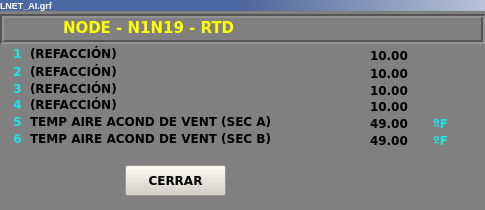
<?xml version="1.0" encoding="UTF-8"?>
<ui version="4.0">
 <class>LNET_Al7</class>
 <widget class="QWidget" name="LNET_Al7">
  <property name="geometry">
   <rect>
    <x>0</x>
    <y>0</y>
    <width>485</width>
    <height>210</height>
   </rect>
  </property>
  <property name="minimumSize">
   <size>
    <width>485</width>
    <height>210</height>
   </size>
  </property>
  <property name="maximumSize">
   <size>
    <width>485</width>
    <height>210</height>
   </size>
  </property>
  <property name="windowTitle">
   <string>LNET_Al7</string>
  </property>
  <property name="styleSheet">
   <string notr="true">background-color: rgb(128, 128, 128);</string>
  </property>
  <widget class="QFrame" name="frame_2">
   <property name="geometry">
    <rect>
     <x>0</x>
     <y>0</y>
     <width>485</width>
     <height>11</height>
    </rect>
   </property>
   <property name="styleSheet">
    <string notr="true">background-color: qlineargradient(spread:pad, x1:0, y1:0, x2:1, y2:0, stop:0 rgba(43, 71, 134, 255), stop:1 rgba(255, 255, 255, 255));</string>
   </property>
   <property name="frameShape">
    <enum>QFrame::Panel</enum>
   </property>
   <property name="frameShadow">
    <enum>QFrame::Raised</enum>
   </property>
   <property name="lineWidth">
    <number>0</number>
   </property>
   <widget class="QLabel" name="lbLnetT">
    <property name="geometry">
     <rect>
      <x>0</x>
      <y>0</y>
      <width>81</width>
      <height>12</height>
     </rect>
    </property>
    <property name="font">
     <font>
      <pointsize>5</pointsize>
      <weight>75</weight>
      <bold>true</bold>
     </font>
    </property>
    <property name="styleSheet">
     <string notr="true">background-color: rgb(73, 105, 160);</string>
    </property>
    <property name="text">
     <string>&lt;!DOCTYPE HTML PUBLIC &quot;-//W3C//DTD HTML 4.0//EN&quot; &quot;http://www.w3.org/TR/REC-html40/strict.dtd&quot;&gt;
&lt;html&gt;&lt;head&gt;&lt;meta name=&quot;qrichtext&quot; content=&quot;1&quot; /&gt;&lt;style type=&quot;text/css&quot;&gt;
p, li { white-space: pre-wrap; }
&lt;/style&gt;&lt;/head&gt;&lt;body style=&quot; font-family:'MS Shell Dlg 2'; font-size:5pt; font-weight:600; font-style:normal;&quot;&gt;
&lt;p style=&quot; margin-top:0px; margin-bottom:0px; margin-left:0px; margin-right:0px; -qt-block-indent:0; text-indent:0px;&quot;&gt;&lt;span style=&quot; font-size:7pt; color:#ffffff;&quot;&gt;LNET_AI.grf&lt;/span&gt;&lt;/p&gt;&lt;/body&gt;&lt;/html&gt;</string>
    </property>
   </widget>
   <widget class="QFrame" name="frame_3">
    <property name="geometry">
     <rect>
      <x>80</x>
      <y>0</y>
      <width>485</width>
      <height>11</height>
     </rect>
    </property>
    <property name="styleSheet">
     <string notr="true">background-color: qlineargradient(spread:pad, x1:0, y1:0, x2:1, y2:0, stop:0 rgba(43, 71, 134, 255), stop:1 rgba(255, 255, 255, 255));</string>
    </property>
    <property name="frameShape">
     <enum>QFrame::Panel</enum>
    </property>
    <property name="frameShadow">
     <enum>QFrame::Raised</enum>
    </property>
    <property name="lineWidth">
     <number>0</number>
    </property>
    <widget class="QLabel" name="lbLnetT_2">
     <property name="geometry">
      <rect>
       <x>0</x>
       <y>0</y>
       <width>81</width>
       <height>20</height>
      </rect>
     </property>
     <property name="font">
      <font>
       <pointsize>5</pointsize>
       <weight>75</weight>
       <bold>true</bold>
      </font>
     </property>
     <property name="styleSheet">
      <string notr="true">background-color: rgb(73, 105, 160);</string>
     </property>
     <property name="text">
      <string>&lt;!DOCTYPE HTML PUBLIC &quot;-//W3C//DTD HTML 4.0//EN&quot; &quot;http://www.w3.org/TR/REC-html40/strict.dtd&quot;&gt;
&lt;html&gt;&lt;head&gt;&lt;meta name=&quot;qrichtext&quot; content=&quot;1&quot; /&gt;&lt;style type=&quot;text/css&quot;&gt;
p, li { white-space: pre-wrap; }
&lt;/style&gt;&lt;/head&gt;&lt;body style=&quot; font-family:'MS Shell Dlg 2'; font-size:5pt; font-weight:600; font-style:normal;&quot;&gt;
&lt;p style=&quot;-qt-paragraph-type:empty; margin-top:0px; margin-bottom:0px; margin-left:0px; margin-right:0px; -qt-block-indent:0; text-indent:0px;&quot;&gt;&lt;/p&gt;&lt;/body&gt;&lt;/html&gt;</string>
     </property>
    </widget>
    <widget class="QFrame" name="frame_4">
     <property name="geometry">
      <rect>
       <x>10</x>
       <y>10</y>
       <width>485</width>
       <height>11</height>
      </rect>
     </property>
     <property name="styleSheet">
      <string notr="true">background-color: qlineargradient(spread:pad, x1:0, y1:0, x2:1, y2:0, stop:0 rgba(43, 71, 134, 255), stop:1 rgba(255, 255, 255, 255));</string>
     </property>
     <property name="frameShape">
      <enum>QFrame::Panel</enum>
     </property>
     <property name="frameShadow">
      <enum>QFrame::Raised</enum>
     </property>
     <property name="lineWidth">
      <number>0</number>
     </property>
     <widget class="QLabel" name="lbLnetT_3">
      <property name="geometry">
       <rect>
        <x>0</x>
        <y>0</y>
        <width>81</width>
        <height>20</height>
       </rect>
      </property>
      <property name="font">
       <font>
        <pointsize>5</pointsize>
        <weight>75</weight>
        <bold>true</bold>
       </font>
      </property>
      <property name="styleSheet">
       <string notr="true">background-color: rgb(73, 105, 160);</string>
      </property>
      <property name="text">
       <string>&lt;!DOCTYPE HTML PUBLIC &quot;-//W3C//DTD HTML 4.0//EN&quot; &quot;http://www.w3.org/TR/REC-html40/strict.dtd&quot;&gt;
&lt;html&gt;&lt;head&gt;&lt;meta name=&quot;qrichtext&quot; content=&quot;1&quot; /&gt;&lt;style type=&quot;text/css&quot;&gt;
p, li { white-space: pre-wrap; }
&lt;/style&gt;&lt;/head&gt;&lt;body style=&quot; font-family:'MS Shell Dlg 2'; font-size:5pt; font-weight:600; font-style:normal;&quot;&gt;
&lt;p style=&quot;-qt-paragraph-type:empty; margin-top:0px; margin-bottom:0px; margin-left:0px; margin-right:0px; -qt-block-indent:0; text-indent:0px;&quot;&gt;&lt;/p&gt;&lt;/body&gt;&lt;/html&gt;</string>
      </property>
     </widget>
    </widget>
    <widget class="QFrame" name="frame_5">
     <property name="geometry">
      <rect>
       <x>80</x>
       <y>0</y>
       <width>485</width>
       <height>11</height>
      </rect>
     </property>
     <property name="styleSheet">
      <string notr="true">background-color: qlineargradient(spread:pad, x1:0, y1:0, x2:1, y2:0, stop:0 rgba(43, 71, 134, 255), stop:1 rgba(255, 255, 255, 255));</string>
     </property>
     <property name="frameShape">
      <enum>QFrame::Panel</enum>
     </property>
     <property name="frameShadow">
      <enum>QFrame::Raised</enum>
     </property>
     <property name="lineWidth">
      <number>0</number>
     </property>
     <widget class="QLabel" name="lbLnetT_4">
      <property name="geometry">
       <rect>
        <x>0</x>
        <y>0</y>
        <width>81</width>
        <height>20</height>
       </rect>
      </property>
      <property name="font">
       <font>
        <pointsize>5</pointsize>
        <weight>75</weight>
        <bold>true</bold>
       </font>
      </property>
      <property name="styleSheet">
       <string notr="true">background-color: rgb(73, 105, 160);</string>
      </property>
      <property name="text">
       <string>&lt;!DOCTYPE HTML PUBLIC &quot;-//W3C//DTD HTML 4.0//EN&quot; &quot;http://www.w3.org/TR/REC-html40/strict.dtd&quot;&gt;
&lt;html&gt;&lt;head&gt;&lt;meta name=&quot;qrichtext&quot; content=&quot;1&quot; /&gt;&lt;style type=&quot;text/css&quot;&gt;
p, li { white-space: pre-wrap; }
&lt;/style&gt;&lt;/head&gt;&lt;body style=&quot; font-family:'MS Shell Dlg 2'; font-size:5pt; font-weight:600; font-style:normal;&quot;&gt;
&lt;p style=&quot;-qt-paragraph-type:empty; margin-top:0px; margin-bottom:0px; margin-left:0px; margin-right:0px; -qt-block-indent:0; text-indent:0px;&quot;&gt;&lt;/p&gt;&lt;/body&gt;&lt;/html&gt;</string>
      </property>
     </widget>
     <widget class="QFrame" name="frame_6">
      <property name="geometry">
       <rect>
        <x>10</x>
        <y>10</y>
        <width>485</width>
        <height>11</height>
       </rect>
      </property>
      <property name="styleSheet">
       <string notr="true">background-color: qlineargradient(spread:pad, x1:0, y1:0, x2:1, y2:0, stop:0 rgba(43, 71, 134, 255), stop:1 rgba(255, 255, 255, 255));</string>
      </property>
      <property name="frameShape">
       <enum>QFrame::Panel</enum>
      </property>
      <property name="frameShadow">
       <enum>QFrame::Raised</enum>
      </property>
      <property name="lineWidth">
       <number>0</number>
      </property>
      <widget class="QLabel" name="lbLnetT_5">
       <property name="geometry">
        <rect>
         <x>0</x>
         <y>0</y>
         <width>81</width>
         <height>20</height>
        </rect>
       </property>
       <property name="font">
        <font>
         <pointsize>5</pointsize>
         <weight>75</weight>
         <bold>true</bold>
        </font>
       </property>
       <property name="styleSheet">
        <string notr="true">background-color: rgb(73, 105, 160);</string>
       </property>
       <property name="text">
        <string>&lt;!DOCTYPE HTML PUBLIC &quot;-//W3C//DTD HTML 4.0//EN&quot; &quot;http://www.w3.org/TR/REC-html40/strict.dtd&quot;&gt;
&lt;html&gt;&lt;head&gt;&lt;meta name=&quot;qrichtext&quot; content=&quot;1&quot; /&gt;&lt;style type=&quot;text/css&quot;&gt;
p, li { white-space: pre-wrap; }
&lt;/style&gt;&lt;/head&gt;&lt;body style=&quot; font-family:'MS Shell Dlg 2'; font-size:5pt; font-weight:600; font-style:normal;&quot;&gt;
&lt;p style=&quot;-qt-paragraph-type:empty; margin-top:0px; margin-bottom:0px; margin-left:0px; margin-right:0px; -qt-block-indent:0; text-indent:0px;&quot;&gt;&lt;/p&gt;&lt;/body&gt;&lt;/html&gt;</string>
       </property>
      </widget>
     </widget>
    </widget>
    <widget class="QLabel" name="lbNodRTD_2">
     <property name="geometry">
      <rect>
       <x>63</x>
       <y>18</y>
       <width>400</width>
       <height>20</height>
      </rect>
     </property>
     <property name="font">
      <font>
       <family>Verdana</family>
       <pointsize>11</pointsize>
       <weight>75</weight>
       <bold>true</bold>
      </font>
     </property>
     <property name="styleSheet">
      <string notr="true">color: rgb(255, 255, 0);</string>
     </property>
     <property name="text">
      <string>NODE - N1N19 - RTD</string>
     </property>
    </widget>
    <widget class="QFrame" name="frame_7">
     <property name="geometry">
      <rect>
       <x>0</x>
       <y>14</y>
       <width>485</width>
       <height>30</height>
      </rect>
     </property>
     <property name="styleSheet">
      <string notr="true">border-color: rgb(255, 255, 255);</string>
     </property>
     <property name="frameShape">
      <enum>QFrame::Box</enum>
     </property>
     <property name="frameShadow">
      <enum>QFrame::Sunken</enum>
     </property>
     <property name="lineWidth">
      <number>2</number>
     </property>
    </widget>
   </widget>
   <widget class="QLabel" name="lbLnetT_6">
    <property name="geometry">
     <rect>
      <x>0</x>
      <y>0</y>
      <width>81</width>
      <height>12</height>
     </rect>
    </property>
    <property name="font">
     <font>
      <pointsize>5</pointsize>
      <weight>75</weight>
      <bold>true</bold>
     </font>
    </property>
    <property name="styleSheet">
     <string notr="true">background-color: rgb(73, 105, 160);</string>
    </property>
    <property name="text">
     <string>&lt;!DOCTYPE HTML PUBLIC &quot;-//W3C//DTD HTML 4.0//EN&quot; &quot;http://www.w3.org/TR/REC-html40/strict.dtd&quot;&gt;
&lt;html&gt;&lt;head&gt;&lt;meta name=&quot;qrichtext&quot; content=&quot;1&quot; /&gt;&lt;style type=&quot;text/css&quot;&gt;
p, li { white-space: pre-wrap; }
&lt;/style&gt;&lt;/head&gt;&lt;body style=&quot; font-family:'MS Shell Dlg 2'; font-size:5pt; font-weight:600; font-style:normal;&quot;&gt;
&lt;p style=&quot; margin-top:0px; margin-bottom:0px; margin-left:0px; margin-right:0px; -qt-block-indent:0; text-indent:0px;&quot;&gt;&lt;span style=&quot; font-size:7pt; color:#ffffff;&quot;&gt;LNET_AI.grf&lt;/span&gt;&lt;/p&gt;&lt;/body&gt;&lt;/html&gt;</string>
    </property>
   </widget>
  </widget>
  <widget class="QFrame" name="frame">
   <property name="geometry">
    <rect>
     <x>0</x>
     <y>14</y>
     <width>485</width>
     <height>30</height>
    </rect>
   </property>
   <property name="styleSheet">
    <string notr="true">border-color: rgb(255, 255, 255);</string>
   </property>
   <property name="frameShape">
    <enum>QFrame::Box</enum>
   </property>
   <property name="frameShadow">
    <enum>QFrame::Sunken</enum>
   </property>
   <property name="lineWidth">
    <number>2</number>
   </property>
  </widget>
  <widget class="QLabel" name="lbNodRTD">
   <property name="geometry">
    <rect>
     <x>63</x>
     <y>18</y>
     <width>400</width>
     <height>20</height>
    </rect>
   </property>
   <property name="font">
    <font>
     <family>Verdana</family>
     <pointsize>11</pointsize>
     <weight>75</weight>
     <bold>true</bold>
    </font>
   </property>
   <property name="styleSheet">
    <string notr="true">color: rgb(255, 255, 0);</string>
   </property>
   <property name="text">
    <string>NODE - N1N19 - RTD</string>
   </property>
  </widget>
  <widget class="QLabel" name="lbNodeT_1">
   <property name="geometry">
    <rect>
     <x>30</x>
     <y>45</y>
     <width>340</width>
     <height>16</height>
    </rect>
   </property>
   <property name="font">
    <font>
     <family>Verdana</family>
     <weight>75</weight>
     <bold>true</bold>
    </font>
   </property>
   <property name="text">
    <string>(REFACCIÓN)</string>
   </property>
  </widget>
  <widget class="QLabel" name="lbNode_1">
   <property name="geometry">
    <rect>
     <x>370</x>
     <y>45</y>
     <width>61</width>
     <height>20</height>
    </rect>
   </property>
   <property name="font">
    <font>
     <family>Verdana</family>
     <weight>75</weight>
     <bold>true</bold>
    </font>
   </property>
   <property name="layoutDirection">
    <enum>Qt::RightToLeft</enum>
   </property>
   <property name="text">
    <string>10.00</string>
   </property>
  </widget>
  <widget class="QLabel" name="lbNumNode_1">
   <property name="geometry">
    <rect>
     <x>7</x>
     <y>45</y>
     <width>21</width>
     <height>16</height>
    </rect>
   </property>
   <property name="font">
    <font>
     <family>Verdana</family>
     <weight>75</weight>
     <bold>true</bold>
    </font>
   </property>
   <property name="styleSheet">
    <string notr="true">color: rgb(22, 232, 232);</string>
   </property>
   <property name="text">
    <string>1</string>
   </property>
   <property name="alignment">
    <set>Qt::AlignCenter</set>
   </property>
  </widget>
  <widget class="QLabel" name="lbNodeU_1">
   <property name="geometry">
    <rect>
     <x>433</x>
     <y>45</y>
     <width>35</width>
     <height>20</height>
    </rect>
   </property>
   <property name="font">
    <font>
     <family>Verdana</family>
     <weight>75</weight>
     <bold>true</bold>
    </font>
   </property>
   <property name="styleSheet">
    <string notr="true">color: rgb(22, 232, 232);</string>
   </property>
   <property name="text">
    <string/>
   </property>
  </widget>
  <widget class="QLabel" name="lbNumNode_2">
   <property name="geometry">
    <rect>
     <x>7</x>
     <y>63</y>
     <width>21</width>
     <height>16</height>
    </rect>
   </property>
   <property name="font">
    <font>
     <family>Verdana</family>
     <weight>75</weight>
     <bold>true</bold>
    </font>
   </property>
   <property name="styleSheet">
    <string notr="true">color: rgb(22, 232, 232);</string>
   </property>
   <property name="text">
    <string>2</string>
   </property>
   <property name="alignment">
    <set>Qt::AlignCenter</set>
   </property>
  </widget>
  <widget class="QLabel" name="lbNodeU_2">
   <property name="geometry">
    <rect>
     <x>433</x>
     <y>63</y>
     <width>35</width>
     <height>20</height>
    </rect>
   </property>
   <property name="font">
    <font>
     <family>Verdana</family>
     <weight>75</weight>
     <bold>true</bold>
    </font>
   </property>
   <property name="styleSheet">
    <string notr="true">color: rgb(22, 232, 232);</string>
   </property>
   <property name="text">
    <string/>
   </property>
  </widget>
  <widget class="QLabel" name="lbNodeT_2">
   <property name="geometry">
    <rect>
     <x>30</x>
     <y>63</y>
     <width>340</width>
     <height>16</height>
    </rect>
   </property>
   <property name="font">
    <font>
     <family>Verdana</family>
     <weight>75</weight>
     <bold>true</bold>
    </font>
   </property>
   <property name="text">
    <string>(REFACCIÓN)</string>
   </property>
  </widget>
  <widget class="QLabel" name="lbNode_2">
   <property name="geometry">
    <rect>
     <x>370</x>
     <y>63</y>
     <width>61</width>
     <height>20</height>
    </rect>
   </property>
   <property name="font">
    <font>
     <family>Verdana</family>
     <weight>75</weight>
     <bold>true</bold>
    </font>
   </property>
   <property name="layoutDirection">
    <enum>Qt::RightToLeft</enum>
   </property>
   <property name="text">
    <string>10.00</string>
   </property>
  </widget>
  <widget class="QLabel" name="lbNodeU_3">
   <property name="geometry">
    <rect>
     <x>433</x>
     <y>80</y>
     <width>35</width>
     <height>20</height>
    </rect>
   </property>
   <property name="font">
    <font>
     <family>Verdana</family>
     <weight>75</weight>
     <bold>true</bold>
    </font>
   </property>
   <property name="styleSheet">
    <string notr="true">color: rgb(22, 232, 232);</string>
   </property>
   <property name="text">
    <string/>
   </property>
  </widget>
  <widget class="QLabel" name="lbNodeT_3">
   <property name="geometry">
    <rect>
     <x>30</x>
     <y>80</y>
     <width>340</width>
     <height>16</height>
    </rect>
   </property>
   <property name="font">
    <font>
     <family>Verdana</family>
     <weight>75</weight>
     <bold>true</bold>
    </font>
   </property>
   <property name="text">
    <string>(REFACCIÓN)</string>
   </property>
  </widget>
  <widget class="QLabel" name="lbNumNode_3">
   <property name="geometry">
    <rect>
     <x>7</x>
     <y>80</y>
     <width>21</width>
     <height>16</height>
    </rect>
   </property>
   <property name="font">
    <font>
     <family>Verdana</family>
     <weight>75</weight>
     <bold>true</bold>
    </font>
   </property>
   <property name="styleSheet">
    <string notr="true">color: rgb(22, 232, 232);</string>
   </property>
   <property name="text">
    <string>3</string>
   </property>
   <property name="alignment">
    <set>Qt::AlignCenter</set>
   </property>
  </widget>
  <widget class="QLabel" name="lbNode_3">
   <property name="geometry">
    <rect>
     <x>370</x>
     <y>80</y>
     <width>61</width>
     <height>20</height>
    </rect>
   </property>
   <property name="font">
    <font>
     <family>Verdana</family>
     <weight>75</weight>
     <bold>true</bold>
    </font>
   </property>
   <property name="layoutDirection">
    <enum>Qt::RightToLeft</enum>
   </property>
   <property name="text">
    <string>10.00</string>
   </property>
  </widget>
  <widget class="QLabel" name="lbNumNode_4">
   <property name="geometry">
    <rect>
     <x>7</x>
     <y>96</y>
     <width>21</width>
     <height>16</height>
    </rect>
   </property>
   <property name="font">
    <font>
     <family>Verdana</family>
     <weight>75</weight>
     <bold>true</bold>
    </font>
   </property>
   <property name="styleSheet">
    <string notr="true">color: rgb(22, 232, 232);</string>
   </property>
   <property name="text">
    <string>4</string>
   </property>
   <property name="alignment">
    <set>Qt::AlignCenter</set>
   </property>
  </widget>
  <widget class="QLabel" name="lbNode_4">
   <property name="geometry">
    <rect>
     <x>370</x>
     <y>96</y>
     <width>61</width>
     <height>20</height>
    </rect>
   </property>
   <property name="font">
    <font>
     <family>Verdana</family>
     <weight>75</weight>
     <bold>true</bold>
    </font>
   </property>
   <property name="layoutDirection">
    <enum>Qt::RightToLeft</enum>
   </property>
   <property name="text">
    <string>10.00</string>
   </property>
  </widget>
  <widget class="QLabel" name="lbNodeT_4">
   <property name="geometry">
    <rect>
     <x>30</x>
     <y>96</y>
     <width>340</width>
     <height>16</height>
    </rect>
   </property>
   <property name="font">
    <font>
     <family>Verdana</family>
     <weight>75</weight>
     <bold>true</bold>
    </font>
   </property>
   <property name="text">
    <string>(REFACCIÓN)</string>
   </property>
  </widget>
  <widget class="QLabel" name="lbNodeU_4">
   <property name="geometry">
    <rect>
     <x>433</x>
     <y>96</y>
     <width>35</width>
     <height>20</height>
    </rect>
   </property>
   <property name="font">
    <font>
     <family>Verdana</family>
     <weight>75</weight>
     <bold>true</bold>
    </font>
   </property>
   <property name="styleSheet">
    <string notr="true">color: rgb(22, 232, 232);</string>
   </property>
   <property name="text">
    <string/>
   </property>
  </widget>
  <widget class="QLabel" name="lbNodeU_5">
   <property name="geometry">
    <rect>
     <x>433</x>
     <y>113</y>
     <width>35</width>
     <height>20</height>
    </rect>
   </property>
   <property name="font">
    <font>
     <family>Verdana</family>
     <weight>75</weight>
     <bold>true</bold>
    </font>
   </property>
   <property name="styleSheet">
    <string notr="true">color: rgb(22, 232, 232);</string>
   </property>
   <property name="text">
    <string>ºF</string>
   </property>
  </widget>
  <widget class="QLabel" name="lbNumNode_5">
   <property name="geometry">
    <rect>
     <x>7</x>
     <y>113</y>
     <width>21</width>
     <height>16</height>
    </rect>
   </property>
   <property name="font">
    <font>
     <family>Verdana</family>
     <weight>75</weight>
     <bold>true</bold>
    </font>
   </property>
   <property name="styleSheet">
    <string notr="true">color: rgb(22, 232, 232);</string>
   </property>
   <property name="text">
    <string>5</string>
   </property>
   <property name="alignment">
    <set>Qt::AlignCenter</set>
   </property>
  </widget>
  <widget class="QLabel" name="lbNodeT_5">
   <property name="geometry">
    <rect>
     <x>30</x>
     <y>113</y>
     <width>340</width>
     <height>16</height>
    </rect>
   </property>
   <property name="font">
    <font>
     <family>Verdana</family>
     <weight>75</weight>
     <bold>true</bold>
    </font>
   </property>
   <property name="text">
    <string>TEMP AIRE ACOND DE VENT (SEC A)</string>
   </property>
  </widget>
  <widget class="QLabel" name="lbNode_5">
   <property name="geometry">
    <rect>
     <x>370</x>
     <y>113</y>
     <width>61</width>
     <height>20</height>
    </rect>
   </property>
   <property name="font">
    <font>
     <family>Verdana</family>
     <weight>75</weight>
     <bold>true</bold>
    </font>
   </property>
   <property name="layoutDirection">
    <enum>Qt::RightToLeft</enum>
   </property>
   <property name="text">
    <string>49.00</string>
   </property>
  </widget>
  <widget class="QLabel" name="lbNumNode_6">
   <property name="geometry">
    <rect>
     <x>7</x>
     <y>130</y>
     <width>21</width>
     <height>16</height>
    </rect>
   </property>
   <property name="font">
    <font>
     <family>Verdana</family>
     <weight>75</weight>
     <bold>true</bold>
    </font>
   </property>
   <property name="styleSheet">
    <string notr="true">color: rgb(22, 232, 232);</string>
   </property>
   <property name="text">
    <string>6</string>
   </property>
   <property name="alignment">
    <set>Qt::AlignCenter</set>
   </property>
  </widget>
  <widget class="QLabel" name="lbNodeU_6">
   <property name="geometry">
    <rect>
     <x>433</x>
     <y>130</y>
     <width>35</width>
     <height>20</height>
    </rect>
   </property>
   <property name="font">
    <font>
     <family>Verdana</family>
     <weight>75</weight>
     <bold>true</bold>
    </font>
   </property>
   <property name="styleSheet">
    <string notr="true">color: rgb(22, 232, 232);</string>
   </property>
   <property name="text">
    <string>ºF</string>
   </property>
  </widget>
  <widget class="QLabel" name="lbNode_6">
   <property name="geometry">
    <rect>
     <x>370</x>
     <y>130</y>
     <width>61</width>
     <height>20</height>
    </rect>
   </property>
   <property name="font">
    <font>
     <family>Verdana</family>
     <weight>75</weight>
     <bold>true</bold>
    </font>
   </property>
   <property name="layoutDirection">
    <enum>Qt::RightToLeft</enum>
   </property>
   <property name="text">
    <string>49.00</string>
   </property>
  </widget>
  <widget class="QLabel" name="lbNodeT_6">
   <property name="geometry">
    <rect>
     <x>30</x>
     <y>130</y>
     <width>340</width>
     <height>16</height>
    </rect>
   </property>
   <property name="font">
    <font>
     <family>Verdana</family>
     <weight>75</weight>
     <bold>true</bold>
    </font>
   </property>
   <property name="text">
    <string>TEMP AIRE ACOND DE VENT (SEC B)</string>
   </property>
  </widget>
  <widget class="QPushButton" name="btnCerrar">
   <property name="geometry">
    <rect>
     <x>125</x>
     <y>165</y>
     <width>101</width>
     <height>31</height>
    </rect>
   </property>
   <property name="font">
    <font>
     <family>Verdana</family>
     <pointsize>9</pointsize>
     <weight>75</weight>
     <bold>true</bold>
    </font>
   </property>
   <property name="styleSheet">
    <string notr="true">background-color: rgb(212, 208, 200);</string>
   </property>
   <property name="text">
    <string>CERRAR</string>
   </property>
  </widget>
 </widget>
 <layoutdefault spacing="6" margin="11"/>
 <resources/>
 <connections/>
</ui>
